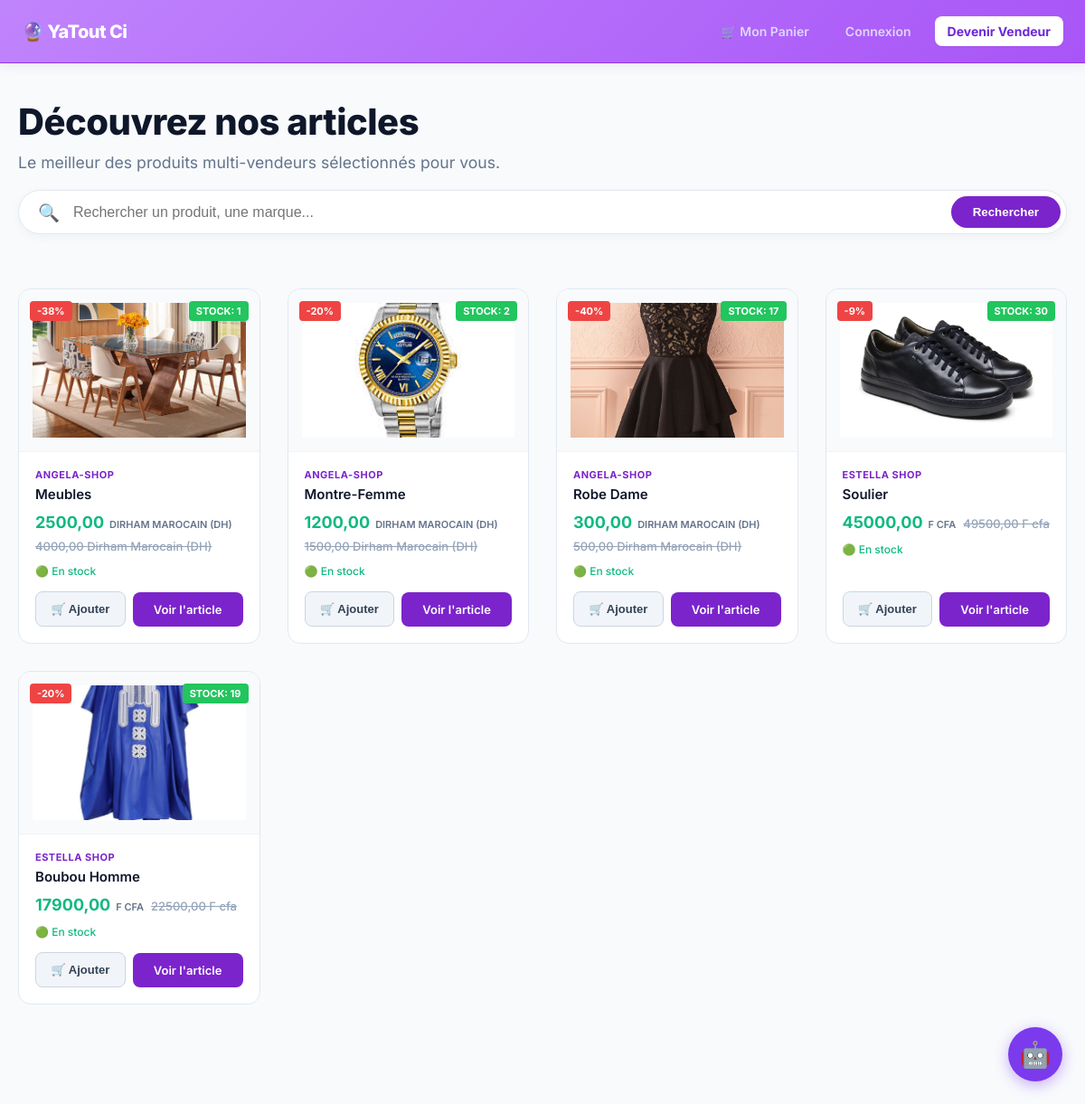
Screenshot of /boutique/ with the database file from the repository.
### shop/models.py (models this page shows, shortened)
class Produit(models.Model):
    vendeur = models.ForeignKey(Vendeur, on_delete=models.CASCADE, related_name='produits')
    nom = models.CharField(max_length=255)
    description = models.TextField()
    prix = models.DecimalField(max_digits=10, decimal_places=2)
    ancien_prix = models.DecimalField(max_digits=10, decimal_places=2, blank=True, null=True)
    image = models.ImageField(upload_to='produits/', blank=True, null=True)
    stock = models.PositiveIntegerField(default=10)
    date_ajout = models.DateTimeField(auto_now_add=True)
    @property
    def reduction_pourcentage(self):
        if self.ancien_prix and self.ancien_prix > self.prix:
            rabais = ((self.ancien_prix - self.prix) / self.ancien_prix) * 100
            return int(round(rabais))
        return 0

class Vendeur(models.Model):
    CHOIX_DEVISES = [
        ('EUR', 'Euro (€)'),
        ('USD', 'Dollar US ($)'),
        ('MAD', 'Dirham Marocain (DH)'),
        ('XOF', 'F cfa '),
        ('CAD', 'Dollar Canadien ($CA)'),
    ]
    user = models.OneToOneField(User, on_delete=models.CASCADE)
    nom_boutique = models.CharField(max_length=255)
    description = models.TextField(blank=True)
    devise = models.CharField(max_length=3, choices=CHOIX_DEVISES, default='EUR')
    date_creation = models.DateTimeField(auto_now_add=True)

### shop/views.py (the view)
# urls.py: path('boutique/', views.accueil, name='accueil'),
def accueil(request):
    recherche = request.GET.get('q', '')
    if recherche:
        produits = Produit.objects.filter(
            Q(nom__icontains=recherche) | Q(description__icontains=recherche)
        ).order_by('-date_ajout')
    else:
        produits = Produit.objects.all().order_by('-date_ajout')
    context = {
        'produits': produits,
        'recherche': recherche,
    }
    return render(request, 'shop/accueil.html', context)

### shop/templates/shop/accueil.html (shortened to what this page needs)
{% extends 'shop/base.html' %}
{% load static %}
{% block content %}
<div class="yt-main-shop-wrapper">
    <div class="container text-center" style="margin-top: 40px; margin-bottom: 20px;">
        <h1 style="font-size: 2.5rem; font-weight: 800; color: #0f172a; margin-bottom: 10px; letter-spacing: -0.5px;">Découvrez nos articles</h1>
        <p style="color: #64748b; font-size: 1.1rem;">Le meilleur des produits multi-vendeurs sélectionnés pour vous.</p>
    </div>
    <div class="container" style="max-width: 600px; margin-bottom: 40px;">
        <form method="GET" action="." style="display: flex; gap: 10px; align-items: center; background: #ffffff; padding: 6px; border-radius: 30px; box-shadow: 0 4px 12px rgba(15, 23, 42, 0.04); border: 1px solid #e2e8f0;">
            <span style="margin-left: 15px; font-size: 1.2rem; color: #94a3b8;">🔍</span>
            <input
                type="search"
                name="q"
                value="{{ query|default:'' }}"
                placeholder="Rechercher un produit, une marque..."
                style="flex: 1; border: none; outline: none; font-size: 1rem; color: #334155; background: transparent; padding: 8px 5px;"
                aria-label="Rechercher un article"
            >
            <button type="submit" style="background-color: #7b24cc; color: #ffffff; border: none; padding: 10px 24px; font-weight: 600; border-radius: 20px; cursor: pointer;">
                Rechercher
            </button>
        </form>
    </div>
    <div class="container">
        <div class="yt-products-grid">
            {% for produit in produits %}
                <div class="yt-product-card">
                    <div style="position: absolute; top: 12px; left: 12px; width: calc(100% - 24px); display: flex; justify-content: space-between; align-items: center; z-index: 5;">
                        <div>
                            {% if produit.reduction_pourcentage > 0 %}
                                <span style="background-color: #ef4444; color: white; padding: 4px 8px; font-weight: bold; border-radius: 4px; font-size: 11px;">-{{ produit.reduction_pourcentage }}%</span>
                            {% else %}
                                <span></span>
                            {% endif %}
                        </div>
                        <div>
                            {% if produit.stock > 0 %}
                                <span style="background-color: #22c55e; color: white; padding: 4px 8px; font-weight: bold; border-radius: 4px; font-size: 11px; text-transform: uppercase; line-height: 1;">
                                    Stock: {{ produit.stock }}
                                </span>
                            {% endif %}
                        </div>
                    </div>
                    <div class="yt-card-img-wrapper" style="height: 180px; background-color: #f8fafc; display: flex; align-items: center; justify-content: center; overflow: hidden; border-bottom: 1px solid #f1f5f9;">
                        {% if produit.image %}
                            <img src="{{ produit.image.url }}" alt="{{ produit.nom }}" style="width: 100%; height: 100%; object-fit: cover;">
                        {% else %}
                            <img src="https://placeholder.com" alt="Image indisponible" style="width: 100%; height: 100%; object-fit: cover;">
                        {% endif %}
                    </div>
                    <div class="yt-card-body">
                        <span class="yt-card-vendor">{{ produit.vendeur.nom_boutique|default:"Boutique YaTout" }}</span>
                        <h2 class="yt-card-title">{{ produit.nom }}</h2>
                        <div class="yt-card-price-box">
                            <span class="yt-card-price">
                                {{ produit.prix }}
                                <span class="yt-card-price-currency">{{ produit.vendeur.get_devise_display }}</span>
                            </span>
                            {% if produit.ancien_prix %}
                                <span class="yt-card-old-price">
                                    {{ produit.ancien_prix }} {{ produit.vendeur.get_devise_display }}
                                </span>
                            {% endif %}
                        </div>
                        <div style="margin-bottom: 15px; font-size: 12px;">
                            {% if produit.stock > 0 %}
                                <span style="color: #10b981; font-weight: 500;">🟢 En stock</span>
                            {% else %}
                                <span style="color: #ef4444; font-weight: 500;">🔴 Rupture de stock</span>
                            {% endif %}
                        </div>
                        <div class="yt-card-actions-row">
                            <form action="{% url 'panier_ajouter' produit.id %}" method="POST" class="yt-card-form-left">
                                <button type="submit" class="yt-card-btn-cart" {% if produit.stock == 0 %}disabled{% endif %}>
                                    🛒 Ajouter
                                </button>
                            </form>
                            <a href="{% url 'detail_produit' produit.pk %}" class="yt-card-btn-view">
                                Voir l'article
                            </a>
                        </div>
                    </div>
                </div>
            {% endfor %}
        </div>
    </div>
</div>
{% endblock %}

### shop/templates/shop/base.html (shortened to what this page needs)
{% load static %}
<!DOCTYPE html>
<html lang="fr">
<head>
    <link rel="stylesheet" href="{% static 'shop/js/css/style.css' %}">
{% if "impression" in request.path or prestation %}
    <nav class="navbar navbar-impression">
        <div class="container">
            <a href="{% url 'page_prestations' %}" class="nav-logo">🖨️ YaTout Impression</a>
            <button class="burger-menu" onclick="this.nextElementSibling.classList.toggle('active');">
                <span></span>
                <span></span>
                <span></span>
            </button>
            <div class="nav-actions">
                <a href="{% url 'page_prestations' %}" class="btn-nav">Nos Prestations</a>
                <a href="{% url 'page_conseiller' %}" class="btn-nav btn-conseiller-green">
                    💬 Parler à un conseiller
                </a>
                <div class="supports-mobile-only">
                    <span class="menu-section-title">📁 Nos supports :</span>
                    {% if prestations %}
                        {% for p in prestations %}
                            <a href="{% url 'detail_prestation' prestation_id=p.id %}" class="btn-support-item">
                                📁 {% firstof p.titre p.nom p.libelle p.name "Support d'impression" %}
                            </a>
                        {% endfor %}
                    {% elif listes_prestations %}
                        {% for p in listes_prestations %}
                            <a href="{% url 'detail_prestation' prestation_id=p.id %}" class="btn-support-item">
                                📁 {% firstof p.titre p.nom p.libelle p.name "Support d'impression" %}
                            </a>
                        {% endfor %}
                    {% else %}
                        <a href="{% url 'page_prestations' %}" class="btn-support-item" style="color: #38bdf8 !important;">
                            ✨ Voir tous nos supports d'impression
                        </a>
                    {% endif %}
                </div>
            </div>
        </div>
    </nav>
{% elif request.path != "/" %}
    <nav class="navbar">
        <div class="container">
            <a href="/" class="nav-logo">🔮 YaTout Ci</a>
            <div class="nav-actions">
                <a href="{% url 'panier_detail' %}" class="link-nav">🛒 Mon Panier</a>
                {% if user.is_authenticated %}
                    <span class="nav-welcome">Bonjour, <strong>{{ user.username }}</strong></span>
                    <a href="{% url 'dashboard_vendeur' %}" class="btn-nav btn-nav-purple">Tableau de bord</a>
                    <a href="{% url 'ajouter_produit' %}" class="btn-nav btn-nav-purple">＋ Ajouter produit</a>
                    <form method="POST" action="{% url 'deconnexion_vendeur' %}" style="margin: 0;">
                        {% csrf_token %}
                        <button type="submit" class="btn-logout-submit">
                            🚪 Déconnexion
                        </button>
                    </form>
                {% else %}
                    <a href="{% url 'connexion' %}" class="link-nav">Connexion</a>
                    <a href="{% url 'inscription_vendeur' %}" class="btn-nav btn-nav-white">Devenir Vendeur</a>
                {% endif %}
            </div>
        </div>
    </nav>
{% endif %}
    <div class="flex-grow">
        {% block content %}
        {% endblock %}
        </div>
    <div id="btn-flottant-ia" onclick="basculerFenetreChat()" style="position: fixed; bottom: 25px; right: 25px; width: 60px; height: 60px; background: #7c3aed; color: white; border-radius: 50%; display: flex; align-items: center; justify-content: center; font-size: 28px; cursor: pointer; box-shadow: 0 4px 15px rgba(124,58,237,0.4); z-index: 999999; transition: transform 0.2s;">
        🤖
    </div>
</body>
</html>

### shop/templates/shop/base.html (style rules this page uses)
html, body { max-width: 100% !important; overflow-x: hidden !important; margin: 0; padding: 0; width: 100% !important; background-color: #f8fafc; font-family: 'Inter', system-ui, -apple-system, sans-serif !important; }
*, *:before, *:after { box-sizing: border-box !important; }
h1, h2, h3, h4, p, span, div { max-width: 100% !important; word-wrap: break-word !important; overflow-wrap: break-word !important; }
.navbar, .navbar-impression { position: relative !important; background-color: #6d28d9 !important; height: 70px !important; display: flex !important; align-items: center !important; z-index: 100000 !important; width: 100% !important; box-shadow: 0 4px 12px rgba(109, 40, 217, 0.08) !important; }
.navbar .container, .navbar-impression .container { display: flex !important; flex-direction: row !important; justify-content: space-between !important; align-items: center !important; width: 100% !important; max-width: 1200px !important; margin: 0 auto !important; padding: 0 24px !important; }
.nav-logo { color: #ffffff !important; text-decoration: none !important; font-weight: 800 !important; font-size: 1.25rem !important; letter-spacing: -0.5px !important; flex-shrink: 0 !important; }
.nav-actions { display: flex !important; flex-direction: row !important; align-items: center !important; gap: 12px !important; }
.nav-actions .link-nav, .nav-actions .btn-nav { color: #ddd6fe !important; text-decoration: none !important; font-size: 14px !important; font-weight: 600 !important; padding: 8px 14px !important; border-radius: 8px !important; transition: all 0.2s ease !important; display: inline-flex !important; align-items: center; justify-content: center; }
.nav-actions .btn-nav-white, .nav-actions .btn-nav-purple { background-color: #ffffff !important; color: #6d28d9 !important; font-weight: 700 !important; box-shadow: 0 1px 2px rgba(0,0,0,0.05) !important; }

### rows the page displays
Produit: reduction_pourcentage "38", stock "1", image (picture), vendeur.nom_boutique "ANGELA-SHOP", nom "Meubles", prix "2500,00", vendeur.devise "DIRHAM MAROCAIN (DH)", ancien_prix "4000,00", vendeur.devise "Dirham Marocain (DH)", shows "🟢 En stock"
Produit: reduction_pourcentage "20", stock "2", image (picture), vendeur.nom_boutique "ANGELA-SHOP", nom "Montre-Femme", prix "1200,00", vendeur.devise "DIRHAM MAROCAIN (DH)", ancien_prix "1500,00", vendeur.devise "Dirham Marocain (DH)", shows "🟢 En stock"
Produit: reduction_pourcentage "40", stock "17", image (picture), vendeur.nom_boutique "ANGELA-SHOP", nom "Robe Dame", prix "300,00", vendeur.devise "DIRHAM MAROCAIN (DH)", ancien_prix "500,00", vendeur.devise "Dirham Marocain (DH)", shows "🟢 En stock"
Produit: reduction_pourcentage "9", stock "30", image (picture), vendeur.nom_boutique "ESTELLA SHOP", nom "Soulier", prix "45000,00", vendeur.devise "F CFA", ancien_prix "49500,00", vendeur.devise "F cfa", shows "🟢 En stock"
Produit: reduction_pourcentage "20", stock "19", image (picture), vendeur.nom_boutique "ESTELLA SHOP", nom "Boubou Homme", prix "17900,00", vendeur.devise "F CFA", ancien_prix "22500,00", vendeur.devise "F cfa", shows "🟢 En stock"
